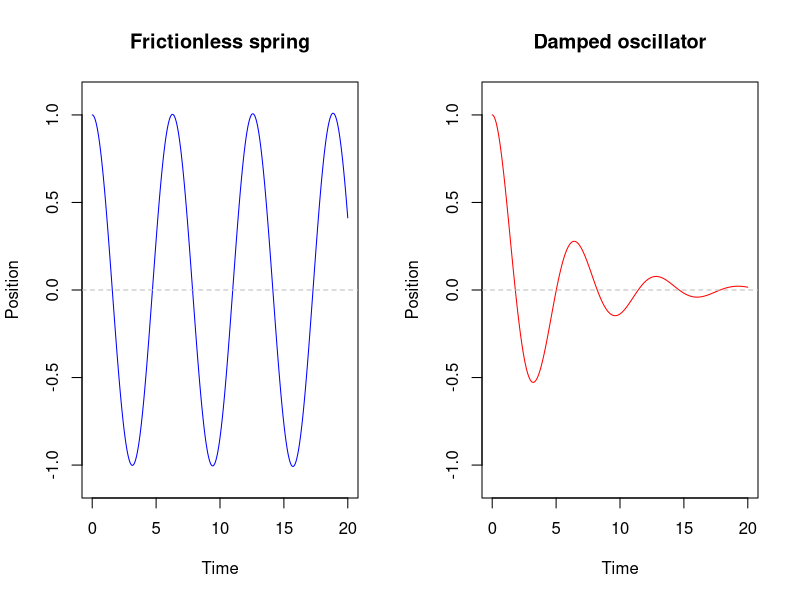

R code for this plot:
# Frictionless and damped springs using forward Euler's method.
# Position is displacement from equilibrium. No extra packages needed.

P <- 1          # Spring constant (mass is assumed to be 1)
dt <- 0.001     # Time step; small to limit Euler approximation error
time <- seq(0, 20, by = dt)

simulate_spring <- function(k) {
  position <- numeric(length(time))
  velocity <- numeric(length(time))
  position[1] <- 1  # Start stretched one unit from equilibrium
  velocity[1] <- 0  # Release from rest

  for (i in 1:(length(time) - 1)) {
    acceleration <- -P * position[i] - k * velocity[i]
    # Both updates use values from the current time step.
    position[i + 1] <- position[i] + velocity[i] * dt
    velocity[i + 1] <- velocity[i] + acceleration * dt
  }

  data.frame(time = time, position = position, velocity = velocity)
}

frictionless <- simulate_spring(k = 0)
damped <- simulate_spring(k = 0.4)

# Show both plots with the same axis limits.
par(mfrow = c(1, 2))
plot(frictionless$time, frictionless$position, type = "l",
     col = "blue", ylim = c(-1.1, 1.1),
     main = "Frictionless spring", xlab = "Time", ylab = "Position")
abline(h = 0, lty = 2, col = "gray")
plot(damped$time, damped$position, type = "l",
     col = "red", ylim = c(-1.1, 1.1),
     main = "Damped oscillator", xlab = "Time", ylab = "Position")
abline(h = 0, lty = 2, col = "gray")
par(mfrow = c(1, 1))

# Forward Euler causes slight artificial amplitude growth in the
# frictionless case. Reducing dt reduces this error over a fixed duration.
